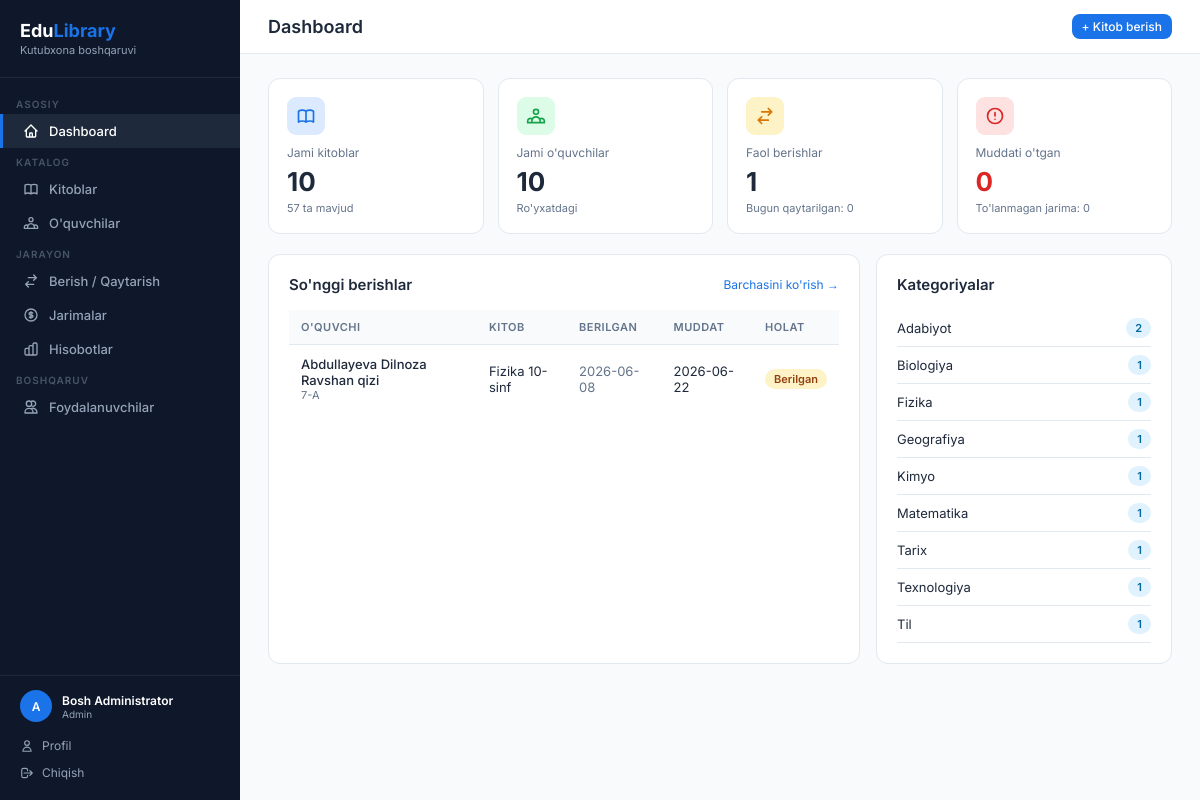
Page / (signed in) on the earlier database version.
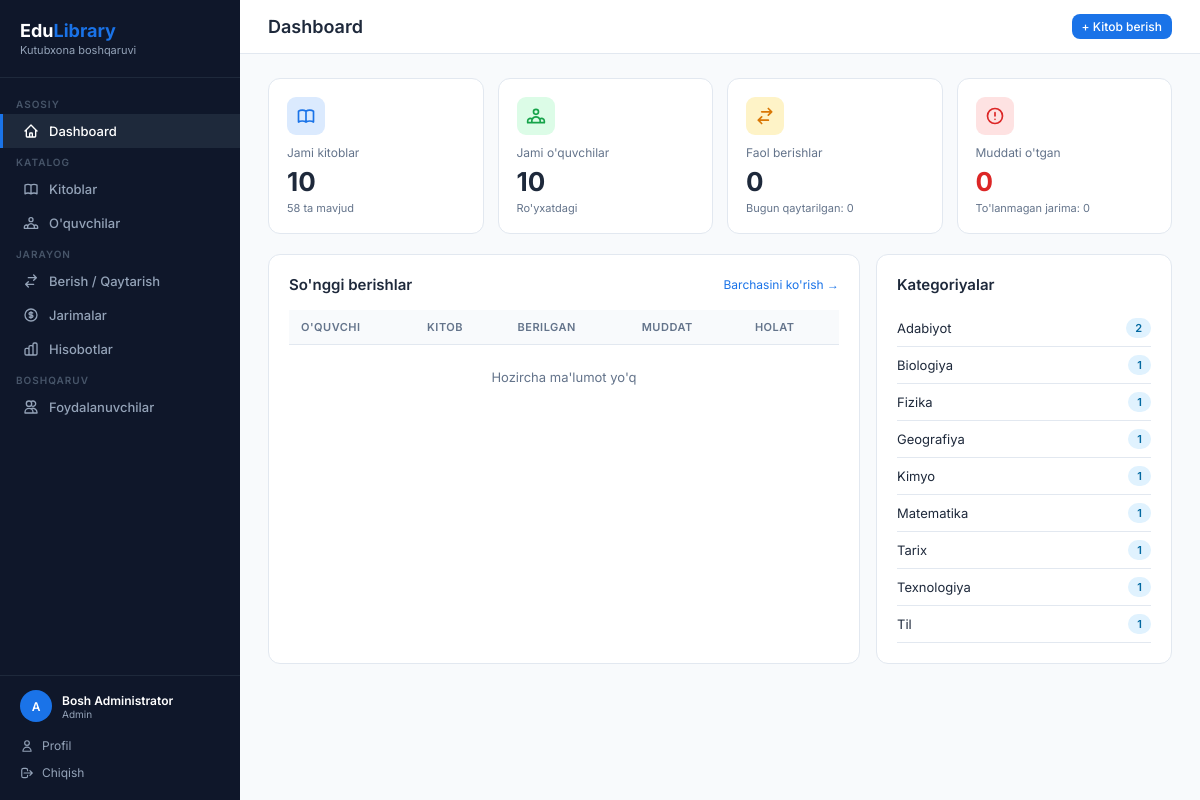
Same page on the later database version.
### app.py (models this page shows, shortened)
class Borrow(db.Model):
    id = db.Column(db.Integer, primary_key=True)
    student_id = db.Column(db.Integer, db.ForeignKey('student.id'), nullable=False)
    book_id = db.Column(db.Integer, db.ForeignKey('book.id'), nullable=False)
    borrow_date = db.Column(db.Date, default=date.today)
    due_date = db.Column(db.Date, nullable=False)
    return_date = db.Column(db.Date, nullable=True)
    status = db.Column(db.String(20), default='borrowed')  # borrowed / returned / overdue
    notes = db.Column(db.String(250))
    fines = db.relationship('Fine', backref='borrow', lazy=True, cascade='all, delete-orphan')
    @property
    def is_overdue(self):
        return self.status == 'borrowed' and self.due_date < date.today()

class Student(db.Model):
    id = db.Column(db.Integer, primary_key=True)
    full_name = db.Column(db.String(150), nullable=False)
    student_id = db.Column(db.String(30), unique=True, nullable=False)
    grade = db.Column(db.String(20), nullable=False)
    gender = db.Column(db.String(10))           # erkak / ayol
    phone = db.Column(db.String(20))
    email = db.Column(db.String(120))
    date_of_birth = db.Column(db.Date)
    address = db.Column(db.String(250))
    parent_name = db.Column(db.String(150))
    parent_phone = db.Column(db.String(20))
    notes = db.Column(db.Text)
    created_at = db.Column(db.DateTime, default=datetime.utcnow)
    borrows = db.relationship('Borrow', backref='student', lazy=True, cascade='all, delete-orphan')

class Book(db.Model):
    id = db.Column(db.Integer, primary_key=True)
    title = db.Column(db.String(200), nullable=False)
    author = db.Column(db.String(150), nullable=False)
    isbn = db.Column(db.String(30), unique=True)
    category = db.Column(db.String(80))
    total_copies = db.Column(db.Integer, default=1)
    available_copies = db.Column(db.Integer, default=1)
    description = db.Column(db.Text)
    publisher = db.Column(db.String(150))
    year = db.Column(db.Integer)
    language = db.Column(db.String(50), default="O'zbek")
    shelf_location = db.Column(db.String(50))
    created_at = db.Column(db.DateTime, default=datetime.utcnow)
    borrows = db.relationship('Borrow', backref='book', lazy=True)

### app.py (the view)
@app.route('/')
@login_required
def dashboard():
    total_books = Book.query.count()
    total_students = Student.query.count()
    active_borrows = Borrow.query.filter_by(status='borrowed').count()
    all_active = Borrow.query.filter_by(status='borrowed').all()
    overdue_list = [b for b in all_active if b.is_overdue]
    total_copies = db.session.query(db.func.sum(Book.total_copies)).scalar() or 0
    available_copies = db.session.query(db.func.sum(Book.available_copies)).scalar() or 0
    returned_today = Borrow.query.filter_by(status='returned', return_date=date.today()).count()
    unpaid_fines = Fine.query.filter_by(paid=False).count()
    recent_borrows = Borrow.query.order_by(Borrow.id.desc()).limit(10).all()
    from sqlalchemy import func
    cat_stats = db.session.query(Book.category, func.count(Book.id)).group_by(Book.category).all()
    return render_template('dashboard.html',
        total_books=total_books,
        total_students=total_students,
        active_borrows=active_borrows,
        overdue_count=len(overdue_list),
        total_copies=total_copies,
        available_copies=available_copies,
        returned_today=returned_today,
        unpaid_fines=unpaid_fines,
        recent_borrows=recent_borrows,
        cat_stats=cat_stats,
    )

### app.py (called while the page is built)
@login_manager.user_loader
def load_user(user_id):
    return db.session.get(User, int(user_id))

    @property
    def display_name(self):
        return self.full_name or self.username

### templates/dashboard.html (shortened to what the changed rows need)
{% extends 'base.html' %}
{% block page_title %}Dashboard{% endblock %}
{% block content %}
<div class="stats-grid">
  <div class="stat-card">
    <div class="icon" style="background:#dbeafe;">
    </div>
    <div class="label">Jami kitoblar</div>
    <div class="value">{{ total_books }}</div>
    <div style="font-size:11px; color:var(--text-muted); margin-top:4px;">{{ available_copies }} ta mavjud</div>
  </div>
  <div class="stat-card">
    <div class="icon" style="background:#fef3c7;">
      <svg width="20" height="20" fill="none" viewBox="0 0 24 24" stroke="#d97706"><path stroke-linecap="round" stroke-linejoin="round" stroke-width="2" d="M8 7h12m0 0l-4-4m4 4l-4 4m0 6H4m0 0l4 4m-4-4l4-4"/></svg>
    </div>
    <div class="label">Faol berishlar</div>
    <div class="value">{{ active_borrows }}</div>
    <div style="font-size:11px; color:var(--text-muted); margin-top:4px;">Bugun qaytarilgan: {{ returned_today }}</div>
  </div>
</div>
<div style="display:grid; grid-template-columns: 2fr 1fr; gap:16px; margin-bottom:16px;">
  <div class="card">
    <div class="table-wrap">
      <table>
        <thead>
          <tr>
            <th>O'quvchi</th>
            <th>Kitob</th>
            <th>Berilgan</th>
            <th>Muddat</th>
            <th>Holat</th>
          </tr>
        </thead>
        <tbody>
          {% for b in recent_borrows %}
          <tr>
            <td>
              <a href="{{ url_for('student_detail', id=b.student.id) }}" style="color:var(--text); font-weight:500; text-decoration:none;">{{ b.student.full_name }}</a>
              <div style="font-size:11px; color:var(--text-muted);">{{ b.student.grade }}</div>
            </td>
            <td>
              <a href="{{ url_for('book_detail', id=b.book.id) }}" style="color:var(--text); text-decoration:none;">{{ b.book.title }}</a>
            </td>
            <td style="color:var(--text-muted);">{{ b.borrow_date }}</td>
            <td {% if b.is_overdue %}style="color:#dc2626; font-weight:600;"{% endif %}>{{ b.due_date }}</td>
            <td>
              {% if b.status == 'returned' %}
                <span class="badge badge-success">Qaytarildi</span>
              {% elif b.is_overdue %}
                <span class="badge badge-danger">Muddati o'tdi</span>
              {% else %}
                <span class="badge badge-warning">Berilgan</span>
              {% endif %}
            </td>
          </tr>
          {% else %}
          <tr><td colspan="5" style="text-align:center; color:var(--text-muted); padding:24px;">Hozircha ma'lumot yo'q</td></tr>
          {% endfor %}
        </tbody>
      </table>
    </div>
  </div>
  <div class="card">
    <div>
      {% for cat, cnt in cat_stats %}
      <div style="display:flex; align-items:center; justify-content:space-between; padding:8px 0; border-bottom:1px solid var(--border);">
        <span style="font-size:13px;">{{ cat or 'Boshqa' }}</span>
        <span class="badge badge-info">{{ cnt }}</span>
      </div>
      {% endfor %}
    </div>
  </div>
</div>
{% endblock %}

Differences in the rows shown:
removed Borrow: student.full_name "Abdullayeva Dilnoza Ravshan qizi", student.grade "7-A", book "Fizika 10-sinf", borrow_date "2026-06-08", due_date "2026-06-22", status "Berilgan"
Other differences:
{{ available_copies }}: "57" → "58"
{{ active_borrows }}: "1" → "0"
text now shown: "Hozircha ma'lumot yo'q"
